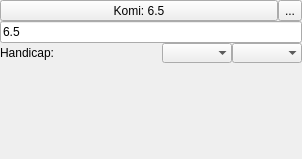
<?xml version="1.0" encoding="UTF-8"?>
<ui version="4.0">
 <class>Handicap</class>
 <widget class="QWidget" name="Handicap">
  <property name="geometry">
   <rect>
    <x>0</x>
    <y>0</y>
    <width>302</width>
    <height>159</height>
   </rect>
  </property>
  <property name="windowTitle">
   <string>Form</string>
  </property>
  <layout class="QVBoxLayout" name="verticalLayout_2">
   <property name="spacing">
    <number>0</number>
   </property>
   <property name="leftMargin">
    <number>0</number>
   </property>
   <property name="topMargin">
    <number>0</number>
   </property>
   <property name="rightMargin">
    <number>0</number>
   </property>
   <property name="bottomMargin">
    <number>0</number>
   </property>
   <item>
    <layout class="QVBoxLayout" name="verticalLayout_3">
     <property name="spacing">
      <number>0</number>
     </property>
     <item>
      <layout class="QVBoxLayout" name="verticalLayout">
       <item>
        <layout class="QHBoxLayout" name="komiLayout">
         <property name="spacing">
          <number>0</number>
         </property>
         <item>
          <widget class="QToolButton" name="komiButton">
           <property name="sizePolicy">
            <sizepolicy hsizetype="MinimumExpanding" vsizetype="Fixed">
             <horstretch>10</horstretch>
             <verstretch>0</verstretch>
            </sizepolicy>
           </property>
           <property name="text">
            <string>Komi: 6.5</string>
           </property>
          </widget>
         </item>
         <item>
          <widget class="QToolButton" name="komiInputButton">
           <property name="text">
            <string>...</string>
           </property>
          </widget>
         </item>
        </layout>
       </item>
       <item>
        <widget class="QLineEdit" name="komiEdit">
         <property name="sizePolicy">
          <sizepolicy hsizetype="MinimumExpanding" vsizetype="Fixed">
           <horstretch>0</horstretch>
           <verstretch>0</verstretch>
          </sizepolicy>
         </property>
         <property name="inputMethodHints">
          <set>Qt::ImhDigitsOnly|Qt::ImhLowercaseOnly|Qt::ImhPreferNumbers</set>
         </property>
         <property name="text">
          <string>6.5</string>
         </property>
         <property name="maxLength">
          <number>4</number>
         </property>
        </widget>
       </item>
       <item>
        <layout class="QHBoxLayout" name="handicapLayout">
         <property name="spacing">
          <number>0</number>
         </property>
         <property name="sizeConstraint">
          <enum>QLayout::SetDefaultConstraint</enum>
         </property>
         <item>
          <widget class="QLabel" name="handicapLabel">
           <property name="text">
            <string>Handicap:</string>
           </property>
          </widget>
         </item>
         <item>
          <widget class="QComboBox" name="handicapCombo">
           <property name="sizePolicy">
            <sizepolicy hsizetype="Maximum" vsizetype="Fixed">
             <horstretch>0</horstretch>
             <verstretch>0</verstretch>
            </sizepolicy>
           </property>
           <property name="maxCount">
            <number>50</number>
           </property>
           <property name="sizeAdjustPolicy">
            <enum>QComboBox::AdjustToContentsOnFirstShow</enum>
           </property>
           <property name="frame">
            <bool>false</bool>
           </property>
          </widget>
         </item>
         <item>
          <widget class="QComboBox" name="handicapPlacementCombo">
           <property name="sizePolicy">
            <sizepolicy hsizetype="Maximum" vsizetype="Fixed">
             <horstretch>0</horstretch>
             <verstretch>0</verstretch>
            </sizepolicy>
           </property>
           <property name="currentIndex">
            <number>-1</number>
           </property>
           <property name="maxVisibleItems">
            <number>2</number>
           </property>
           <property name="maxCount">
            <number>2</number>
           </property>
           <property name="frame">
            <bool>false</bool>
           </property>
          </widget>
         </item>
        </layout>
       </item>
      </layout>
     </item>
     <item>
      <spacer name="verticalSpacer">
       <property name="orientation">
        <enum>Qt::Vertical</enum>
       </property>
       <property name="sizeType">
        <enum>QSizePolicy::MinimumExpanding</enum>
       </property>
       <property name="sizeHint" stdset="0">
        <size>
         <width>20</width>
         <height>40</height>
        </size>
       </property>
      </spacer>
     </item>
    </layout>
   </item>
  </layout>
 </widget>
 <resources/>
 <connections/>
</ui>
